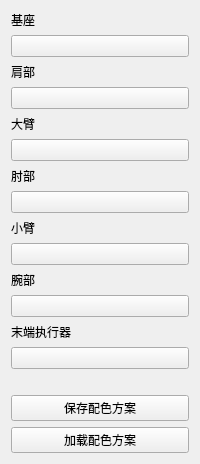
           <widget class="QWidget" name="tab_2">
            <attribute name="title">
             <string>模型设置</string>
            </attribute>
            <layout class="QVBoxLayout" name="verticalLayout_2">
             <item>
              <widget class="QLabel" name="label_7">
               <property name="text">
                <string>基座</string>
               </property>
              </widget>
             </item>
             <item>
              <widget class="QPushButton" name="btn_color1">
               <property name="styleSheet">
                <string notr="true"/>
               </property>
               <property name="text">
                <string/>
               </property>
              </widget>
             </item>
             <item>
              <widget class="QLabel" name="label_8">
               <property name="text">
                <string>肩部</string>
               </property>
              </widget>
             </item>
             <item>
              <widget class="QPushButton" name="btn_color2">
               <property name="text">
                <string/>
               </property>
              </widget>
             </item>
             <item>
              <widget class="QLabel" name="label_9">
               <property name="text">
                <string>大臂</string>
               </property>
              </widget>
             </item>
             <item>
              <widget class="QPushButton" name="btn_color3">
               <property name="text">
                <string/>
               </property>
              </widget>
             </item>
             <item>
              <widget class="QLabel" name="label_10">
               <property name="text">
                <string>肘部</string>
               </property>
              </widget>
             </item>
             <item>
              <widget class="QPushButton" name="btn_color4">
               <property name="text">
                <string/>
               </property>
              </widget>
             </item>
             <item>
              <widget class="QLabel" name="label_11">
               <property name="text">
                <string>小臂</string>
               </property>
              </widget>
             </item>
             <item>
              <widget class="QPushButton" name="btn_color5">
               <property name="text">
                <string/>
               </property>
              </widget>
             </item>
             <item>
              <widget class="QLabel" name="label_12">
               <property name="text">
                <string>腕部</string>
               </property>
              </widget>
             </item>
             <item>
              <widget class="QPushButton" name="btn_color6">
               <property name="text">
                <string/>
               </property>
              </widget>
             </item>
             <item>
              <widget class="QLabel" name="label_13">
               <property name="text">
                <string>末端执行器</string>
               </property>
              </widget>
             </item>
             <item>
              <widget class="QPushButton" name="btn_color7">
               <property name="text">
                <string/>
               </property>
              </widget>
             </item>
             <item>
              <spacer name="verticalSpacer">
               <property name="orientation">
                <enum>Qt::Vertical</enum>
               </property>
               <property name="sizeType">
                <enum>QSizePolicy::Fixed</enum>
               </property>
               <property name="sizeHint" stdset="0">
                <size>
                 <width>20</width>
                 <height>20</height>
                </size>
               </property>
              </spacer>
             </item>
             <item>
              <widget class="QPushButton" name="btn_saveColor">
               <property name="text">
                <string>保存配色方案</string>
               </property>
              </widget>
             </item>
             <item>
              <widget class="QPushButton" name="btn_setColor">
               <property name="text">
                <string>加载配色方案</string>
               </property>
              </widget>
             </item>
            </layout>
           </widget>
